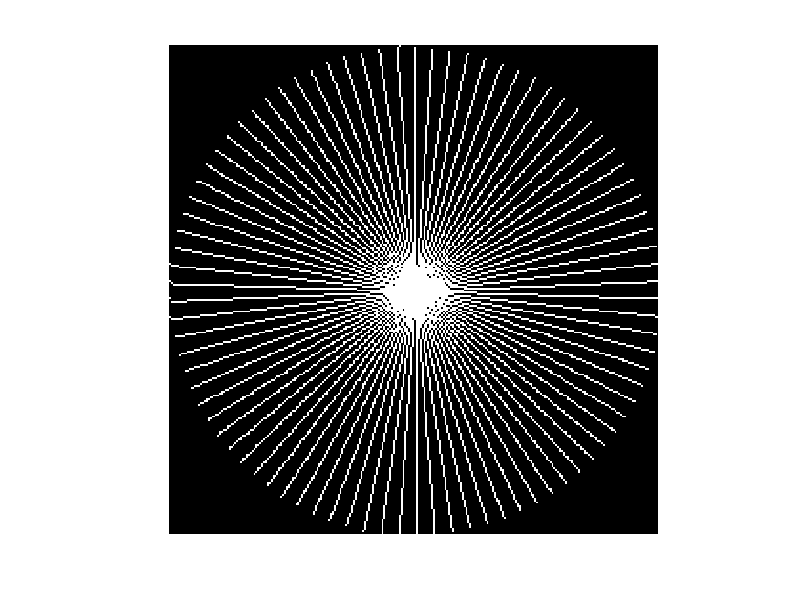

MATLAB code for this plot: (Note: this script raises an error after producing the figure.)
%% The Code is created based on the method described in the following paper:
% Highly Undersampled Magnetic Resonance Imaging Reconstruction using Autoencoding Priors, Submitted to Magnetic Resonance in Medicine, 2018.
% Author: Q. Liu, Q. Yang, H. Cheng, S. Wang, M. Zhang, D. Liang.
% Date : 11/2018
% Version : 1.0
% The code and the algorithm are for non-comercial use only.
% Copyright 2018, Department of Electronic Information Engineering, Nanchang University.
% Paul C. Lauterbur Research Center for Biomedical Imaging, Shenzhen Institutes of Advanced Technology, Chinese Academy of Sciences, Shenzhen 518055, China
% Medical AI research center, Shenzhen Institutes of Advanced Technology, Chinese Academy of Sciences, Shenzhen 518055, China

% EDAEPRec - Enhanced Denoising Autoencoder Prior for Reconstruction 

clear; 
clc; 
% addpath ../siavash/caffe/matlab; % add MatCaffe path
getd = @(p)path(path,p);% Add some directories to the path
getd('./mask/');
getd('./model/');
getd('./quality_assess/');
getd('./testdata/');
getd('./utilities/');

%#######%%%%% set to 0 if you want to run on CPU (very slow) %%%%
use_gpu = 1;

%% Reconstruction demo
%#######%%%%% read sampling %%%%
load mask_radial_85; mask = mask_radial_015; 
mask = fftshift(fftshift(mask,1),2);
figure(356); imshow(fftshift(mask),[]);   %
n = size(mask,2);
fprintf(1, 'n=%d, k=%d, Unsamped=%f\n', n, sum(sum(mask)),1-sum(sum(mask))/n/n); %

%#######%%%%% read test image %%%%
load Test2;  Img = imrotate(Img, 90); Img(:,end-6:end) = []; Img(:,1:7) = [];
gt = 255*Img./max(abs(Img(:)));
figure(334);imshow(abs(gt),[]);

%#######%%%%% generate partial samples %%%%
sigma_d = 0 * 255;
noise = randn(size(gt));
Partial_data = mask.*(fft2(gt) + noise * sigma_d + (0+1i)*noise * sigma_d); %
Im = ifft2(Partial_data); 
figure(335);imshow(abs(Im),[]);

%#######%%%%% load network for solver %%%%
params.net = loadNet_qx3channel_diffSigma([size(gt),3], use_gpu);
params.gt = gt;

params2.net = loadNet_qx3channel_diffSigma2([size(gt),3], use_gpu);
params2.gt = gt;

%#######%%%%% run EDAEPRec %%%%
params.sigma_net = 15;   
params.num_iter = 200;
params2.sigma_net = 25;  
params2.num_iter = params.num_iter;
Noise_repeat_num = 3;  %3;   %8;  %1; %12;
display_flag = 1;
min_max_flag = 1; %if the max and min values of the groundtruth is known to be 255 and 0;  
Im_Rec = EDAEPRec_15_25(Im, Partial_data, mask, sigma_d, Noise_repeat_num, display_flag, params, params2);

%#######%%%%% result evaluation %%%%
[psnr, ssim, ~] = MSIQA(abs(gt), abs(Im_Rec));
hfen = norm(imfilter(abs(Im_Rec/255),fspecial('log',15,1.5)) - imfilter(abs(gt/255),fspecial('log',15,1.5)),'fro');
disp(['PSNR =  ' num2str(psnr) ]);
disp(['SSIM =  ' num2str(ssim) ]);
disp(['HFEN =  ' num2str(hfen) ]);

%#######%%%%% result display %%%%
figure(666);subplot(1,3,1);imshow(abs(gt)/255); title('Ground-truth');colormap(gray);
subplot(1,3,2);imshow(abs(Im)/255); title('Zero-filled');colormap(gray);
subplot(1,3,3);imshow(abs(Im_Rec)/255); title('Net-recon');colormap(gray);

figure(667);imshow([real(gt)/255,imag(gt)/255,abs(gt)/255],[]); 
figure(668);imshow([abs(Im-gt)/255,abs(Im_Rec-gt)/255],[]); colormap(jet);colorbar;


